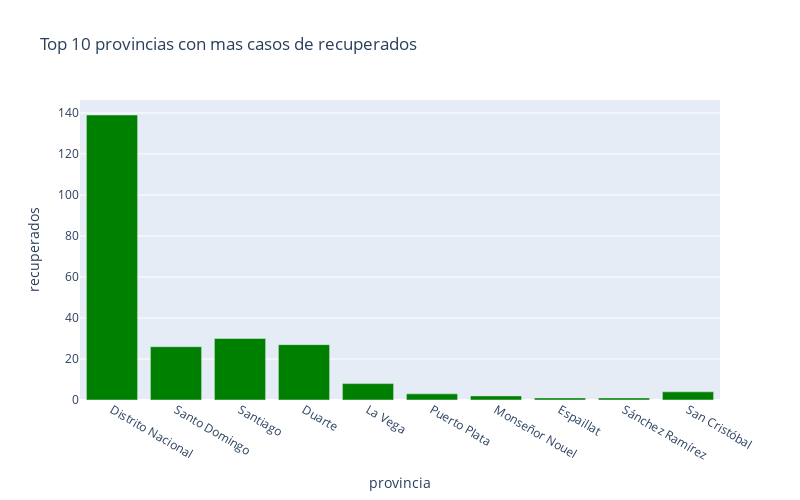

The cell this chart's notebook holds for it:
### Code cell
px.bar(
    sorted_provinces_df.head(10),
    x = "provincia",
    y = "recuperados",
    title= "Top 10 provincias con mas casos de recuperados", # the axis names
    color_discrete_sequence=["green"], 
    height=500,
    width=800
)

### Figure 1 — Plotly figure (JSON) as saved in the notebook; plotly's stock layout.template omitted (floating-point values rounded to 4 significant figures)
{"data": [{"alignmentgroup": "True", "hovertemplate": "provincia=%{x}<br>recuperados=%{y}<extra></extra>", "legendgroup": "", "marker": {"color": "green"}, "name": "", "offsetgroup": "", "orientation": "v", "showlegend": false, "textposition": "auto", "type": "bar", "x": ["Distrito Nacional", "Santo Domingo", "Santiago", "Duarte", "La Vega", "Puerto Plata", "Monseñor Nouel", "Espaillat", "Sánchez Ramírez", "San Cristóbal"], "xaxis": "x", "y": [139, 26, 30, 27, 8, 3, 2, 1, 1, 4], "yaxis": "y"}], "layout": {"barmode": "relative", "height": 500, "legend": {"tracegroupgap": 0}, "title": {"text": "Top 10 provincias con mas casos de recuperados"}, "width": 800, "xaxis": {"anchor": "y", "domain": [0, 1], "title": {"text": "provincia"}}, "yaxis": {"anchor": "x", "domain": [0, 1], "title": {"text": "recuperados"}}}}
